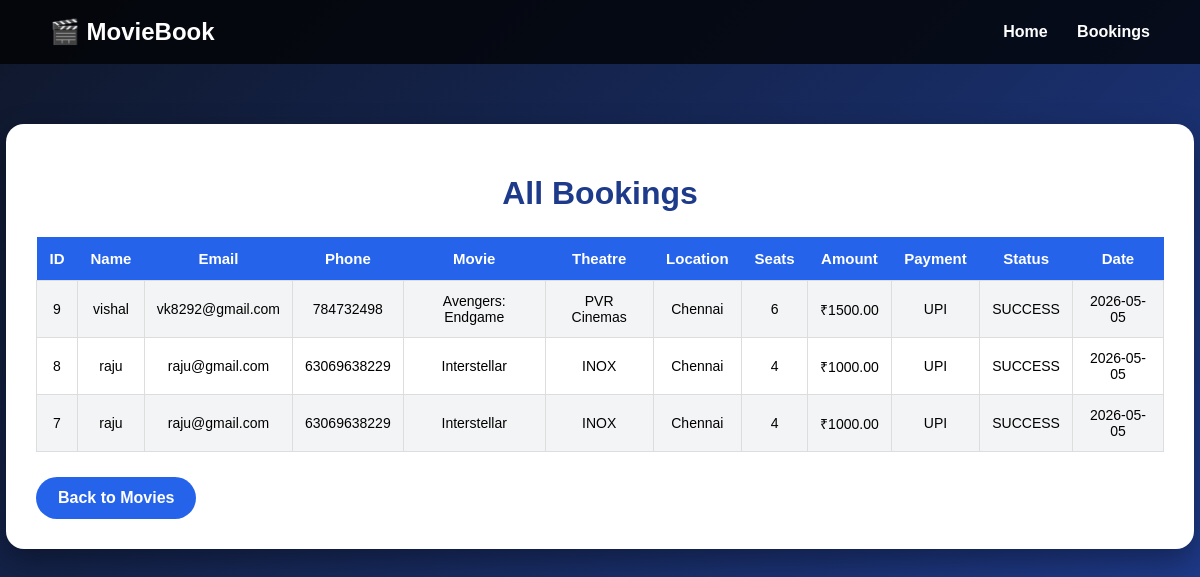
The page /bookings.php on the database its author committed.
### tables this page shows
CREATE TABLE `booking` (
  `booking_id` int(11) NOT NULL,
  `name` varchar(50) DEFAULT NULL,
  `email` varchar(100) DEFAULT NULL,
  `phone` varchar(15) DEFAULT NULL,
  `seats` int(11) DEFAULT NULL,
  `movie_id` int(11) DEFAULT NULL,
  `booking_date` date DEFAULT NULL,
  `theatre_id` int(11) DEFAULT NULL,
  `payment_method` varchar(30) DEFAULT NULL,
  `payment_status` varchar(30) DEFAULT NULL,
  `total_amount` decimal(8,2) DEFAULT NULL
);

CREATE TABLE `movie` (
  `movie_id` int(11) NOT NULL,
  `title` varchar(100) DEFAULT NULL,
  `genre` varchar(50) DEFAULT NULL,
  `duration` int(11) DEFAULT NULL,
  `language` varchar(30) DEFAULT NULL,
  `release_date` date DEFAULT NULL,
  `image_url` varchar(255) DEFAULT NULL
);

CREATE TABLE `theatre` (
  `theatre_id` int(11) NOT NULL,
  `theatre_name` varchar(100) DEFAULT NULL,
  `location` varchar(100) DEFAULT NULL
);

### bookings.php (the view, shortened to what this page needs)
<?php
include "db.php";
$result = mysqli_query($conn, "
SELECT b.booking_id, b.name, b.email, b.phone, b.seats, b.booking_date,
       b.payment_method, b.payment_status, b.total_amount,
       m.title, t.theatre_name, t.location
FROM booking b
JOIN movie m ON b.movie_id = m.movie_id
JOIN theatre t ON b.theatre_id = t.theatre_id
ORDER BY b.booking_id DESC
");
?>
<!DOCTYPE html>
<html>
<head>
</head>
<body>
<div class="navbar">
    <div class="logo">🎬 MovieBook</div>
    <div>
        <a href="index.php">Home</a>
        <a href="bookings.php">Bookings</a>
    </div>
</div>
<div class="container">
    <h1>All Bookings</h1>
    <table>
        <tr>
            <th>ID</th>
            <th>Name</th>
            <th>Email</th>
            <th>Phone</th>
            <th>Movie</th>
            <th>Theatre</th>
            <th>Location</th>
            <th>Seats</th>
            <th>Amount</th>
            <th>Payment</th>
            <th>Status</th>
            <th>Date</th>
        </tr>
        <?php while ($row = mysqli_fetch_assoc($result)) { ?>
        <tr>
            <td><?php echo $row['booking_id']; ?></td>
            <td><?php echo $row['name']; ?></td>
            <td><?php echo $row['email']; ?></td>
            <td><?php echo $row['phone']; ?></td>
            <td><?php echo $row['title']; ?></td>
            <td><?php echo $row['theatre_name']; ?></td>
            <td><?php echo $row['location']; ?></td>
            <td><?php echo $row['seats']; ?></td>
            <td>₹<?php echo $row['total_amount']; ?></td>
            <td><?php echo $row['payment_method']; ?></td>
            <td><?php echo $row['payment_status']; ?></td>
            <td><?php echo $row['booking_date']; ?></td>
        </tr>
        <?php } ?>
    </table>
    <a class="back-btn" href="index.php">Back to Movies</a>
</div>
</body>
</html>

### bookings.php (style rules this page uses)
body { margin: 0; font-family: Arial, sans-serif; background: linear-gradient(135deg, #0f172a, #1e3a8a); }
.navbar { background: rgba(0,0,0,0.75); padding: 18px 50px; display: flex; justify-content: space-between; align-items: center; }
.logo { color: white; font-size: 24px; font-weight: bold; }
.navbar a { color: white; text-decoration: none; margin-left: 25px; font-weight: bold; }
.container { width: 94%; margin: 60px auto; background: white; padding: 30px; border-radius: 18px; box-shadow: 0 12px 30px rgba(0,0,0,0.35); }
h1 { text-align: center; color: #1e3a8a; margin-bottom: 25px; }
table { width: 100%; border-collapse: collapse; }
th { background: #2563eb; color: white; padding: 13px; font-size: 15px; }
td { padding: 12px; text-align: center; border: 1px solid #ddd; font-size: 14px; }
tr:nth-child(even) { background: #f3f4f6; }
.back-btn { display: inline-block; margin-top: 25px; background: #2563eb; color: white; padding: 12px 22px; text-decoration: none; border-radius: 25px; font-weight: bold; }

### rows shown on the page
booking: booking_id "9", name "vishal", email "vk8292@gmail.com", phone "784732498", movie.title "Avengers: Endgame", theatre.theatre_name "PVR Cinemas", theatre.location "Chennai", seats "6", total_amount "1500.00", payment_method "UPI", payment_status "SUCCESS", booking_date "2026-05-05"
booking: booking_id "8", name "raju", email "raju@gmail.com", phone "63069638229", movie.title "Interstellar", theatre.theatre_name "INOX", theatre.location "Chennai", seats "4", total_amount "1000.00", payment_method "UPI", payment_status "SUCCESS", booking_date "2026-05-05"
booking: booking_id "7", name "raju", email "raju@gmail.com", phone "63069638229", movie.title "Interstellar", theatre.theatre_name "INOX", theatre.location "Chennai", seats "4", total_amount "1000.00", payment_method "UPI", payment_status "SUCCESS", booking_date "2026-05-05"
